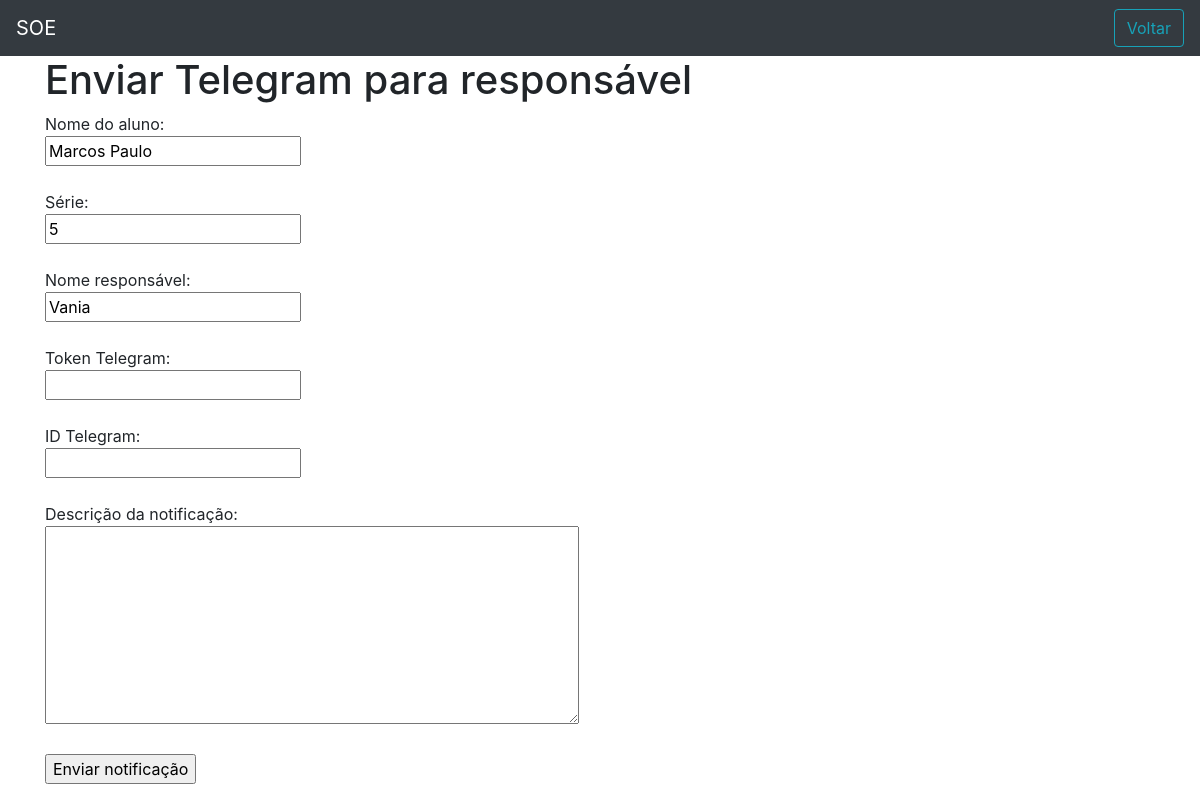
/telegram.php?id=12, run on the app's committed database.
### tables this page shows
CREATE TABLE `aluno` (
  `id` int(11) NOT NULL,
  `nome_aluno` varchar(255) DEFAULT NULL,
  `serie` int(11) DEFAULT NULL,
  `nome_responsavel` varchar(255) DEFAULT NULL,
  `email_responsavel` varchar(255) DEFAULT NULL,
  `id_escola` int(9) NOT NULL
);

### telegram.php (the view, shortened to what this page needs)
<?php
require "config.php";
if (isset($_GET['id']) && empty($_GET['id']) == false) {
    $id = $_GET['id'];
    $sql = "SELECT * FROM aluno WHERE id = " . $id;
    $sql = $pdo->query($sql);
    if ($sql->rowCount() > 0) {
        $dadosAluno = $sql->fetch();
        $nomeAluno = $dadosAluno['nome_aluno'];
        $serie = $dadosAluno['serie'];
        $nomeResponsavel = $dadosAluno['nome_responsavel'];
    }
}
?>
<!DOCTYPE html>
<html lang="en">
<head>
    <link rel="stylesheet" href="assets/css/bootstrap.min.css">
    <link rel="stylesheet" href="assets/css/sweet.min.css">
</head>
<body>
    <nav class="navbar navbar-dark bg-dark">
        <a href="#" class="navbar-brand">
            SOE
        </a>
        <div class="d-flex justify-content-end sair">
            <a href="pagina-restrita.php" class="btn btn-outline-info">Voltar</a>
        </div>
    </nav>
    <div class="container">
        <h1>Enviar Telegram para responsável</h1>
        <form method="POST">
            Nome do aluno: <br>
            <input type="text" value="<?php echo $nomeAluno ?>" name="nome"> <br><br>
            Série: <br>
            <input type="text" value="<?php echo $serie ?>" name="serie"> <br><br>
            Nome responsável: <br>
            <input type="text" value="<?php echo $nomeResponsavel ?>" name="nomeResponsavel"> <br><br>
            Token Telegram: <br>
            <input type="text" name="token"> <br><br>
            ID Telegram: <br>
            <input type="text" name="id"> <br><br>
            Descrição da notificação: <br>
            <textarea name="mensagem" id="" cols="50" rows="8"></textarea> <br><br>
            <input type="submit" value="Enviar notificação" name="acao">
        </form>
    </div>
</body>
</html>

### data on the page
aluno: nome "Marcos Paulo", serie "5", nomeResponsavel "Vania"
